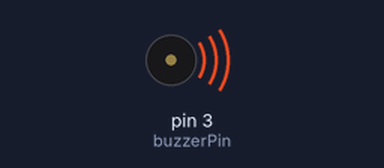
The sketch below on a simulated Arduino Uno, built with avr-gcc and run on an emulated ATmega328P. Shown: buzzer (waves = sounding).

Above: at 0.05 s.
Timing chart, 0 to 3.0 s (numbered marks = the images above):
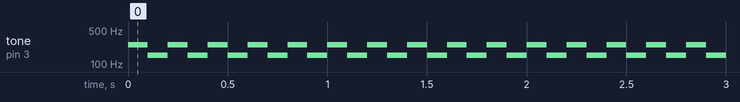

The sketch:

simple_buzzer-1.ino
```cpp
/** Más información en: http://nrikee.com/wordpress/hardware/arduino/buzzer-de-3-patas */

const int buzzerPin =  3;	// Número del pin donde está el buzzer
long tono1 = 150; 		    // Tono 1
long tono2 = 250; 		    // Tono 2
long b = 0;

// Se ejecuta al principio, prepara el programa
void setup() {
  pinMode(buzzerPin, OUTPUT);      // Marca el buzzerPin como pin de salida.
}

// Este método se ejecuta en bucle
void loop()
{
  if (b){
    tone( buzzerPin, tono1, 250 );	// enmite el tono 1 durante 0.25 segundos
    b = 0;
  }
  else {
    tone( buzzerPin, tono2, 250 );	// enmite el tono 2 durante 0.25 segundos
    b = 1;
  }
  delay(100); // Para el programa 0.1 segundos
}
```

Measured:
- by itself, tone on pin 3 (buzzerPin): alternates 250 Hz for 0.10 s and 150 Hz for 0.10 s
